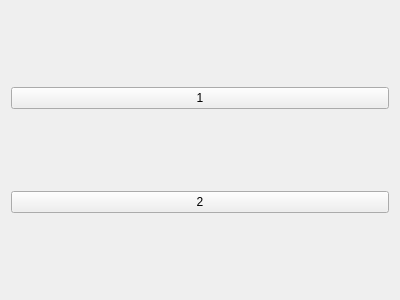
<?xml version="1.0" encoding="UTF-8"?>
<ui version="4.0">
 <class>EnterPinScreen</class>
 <widget class="QWidget" name="EnterPinScreen">
  <property name="geometry">
   <rect>
    <x>0</x>
    <y>0</y>
    <width>400</width>
    <height>300</height>
   </rect>
  </property>
  <property name="windowTitle">
   <string>Form</string>
  </property>
  <layout class="QGridLayout" name="gridLayout">
   <item row="0" column="0">
    <widget class="QPushButton" name="pushButton">
     <property name="text">
      <string>1</string>
     </property>
    </widget>
   </item>
   <item row="1" column="0">
    <widget class="QPushButton" name="pushButton_2">
     <property name="text">
      <string>2</string>
     </property>
    </widget>
   </item>
  </layout>
 </widget>
 <resources/>
 <connections/>
</ui>
